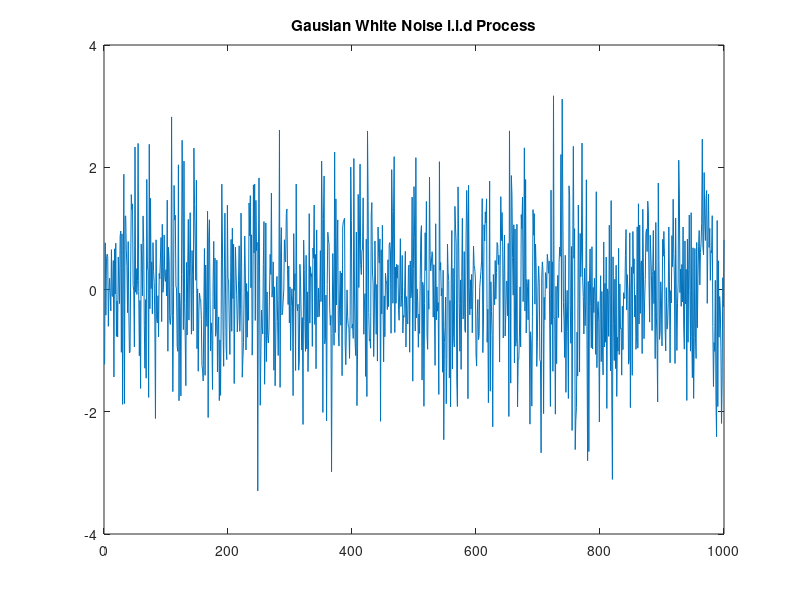
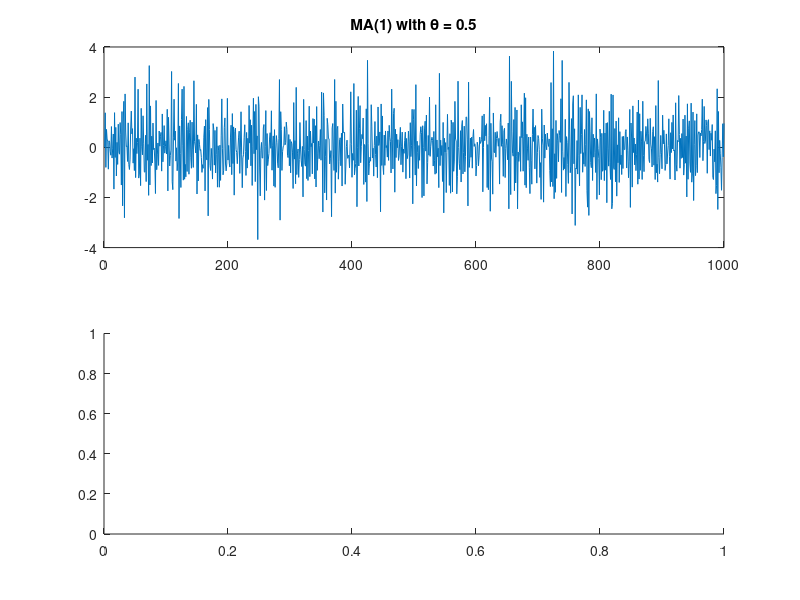

The MATLAB script that drew these images, in order: (Note: this script raises an error after producing the figures.)
%filename: FirstClassTA.m
%Author: Matheus Lima-Cornejo <https://mvtth43us.github.io>
%Maintainer: Matheus Lima-Cornejo <https://mvtth43us.github.io>
%Description: This file produces the plots shown on the solutions.
%Copyright (C) 2024, all rights reserved

%% 1. Simulate a white noise process with standard Gaussian

% Setting seed
rng("default")
s = rng;

% Sample size
n = 1000;

% Generating process
e = randn(n,1);

% Plot
t = (1:n)';
plot(t, e, ' '), title('Gausian White Noise i.i.d Process')

%% 2. Simulate an invertible MA(1)

% MA(1) coefficient
theta = 0.5;

% Vector of zeros
y1 = zeros(n,1);

% Loop
for i = 1:n-1
    y1(i+1) = e(i+1) - theta * e(i);
end

% Plot - Figure 1
figure
subplot(2,1,1), plot(t,y1, ' '), title('MA(1) with \theta = 0.5')
subplot(2,1,2), autocorr(y1)

%% 3. Simulate a non-invertible MA(1)

% MA(1) coefficient
theta = 2;

% Vector of zeros
y2 = zeros(n,1);

% Loop
for i = 1:n-1
    y2(i+1) = e(i+1) - theta * e(i);
end

% Plot - Figure 2
figure
subplot(2,1,1), plot(t,y2, ' '), title('MA(1) with \theta = 2')
subplot(2,1,2), autocorr(y2)

%% 4. Simulate an AR(2) - Exercise 10

% Level of the process
c = 0.1;

% AR(2) coefficients
phi1 = 0.8;
phi2 = -0.8;

% Vector of zeros
y3 = zeros(n,1);
y3(1) = c/(1-phi1-phi2);
y3(1) = c/(1-phi1-phi2);

% Loop
for i = 1:n-2
    y3(i+2) = c + phi1 * y3(i+1) + phi2 * y3(i) + e(i+2);
end

% Plot - Figure 3
figure
subplot(2,1,1), plot(t,y3, ' '), title('AR(2)')
subplot(2,1,2), autocorr(y3)

%% 5. Simulate an AR(2) - Appendix - Example 1

% AR(2) coefficients
phi1 = 0.9;
phi2 = -0.2;

% Vector of zeros
y4 = zeros(n,1);

% Loop
for i = 1:n-2
    y4(i+2) = phi1 * y4(i+1) + phi2 * y4(i) + e(i+2);
end

% Plot - Figure 4
figure
subplot(2,1,1), plot(t,y4, ' '), title('AR(2)with \phi_1 = 0.9 and \phi_2 = -0.2')
subplot(2,1,2), autocorr(y4)

%% 6. Simulate an AR(2) - Appendix - Example 2

% AR(2) coefficients
phi1 = -0.8;
phi2 = -0.16;

% Vector of zeros
y5 = zeros(n,1);

% Loop
for i = 1:n-2
    y5(i+2) = phi1 * y5(i+1) + phi2 * y5(i) + e(i+2);
end

% Plot - Figure 4
figure
subplot(2,1,1), plot(t,y5, ' '), title('AR(2) with \phi_1 = -0.8 and \phi_2 = -0.16')
subplot(2,1,2), autocorr(y5)
